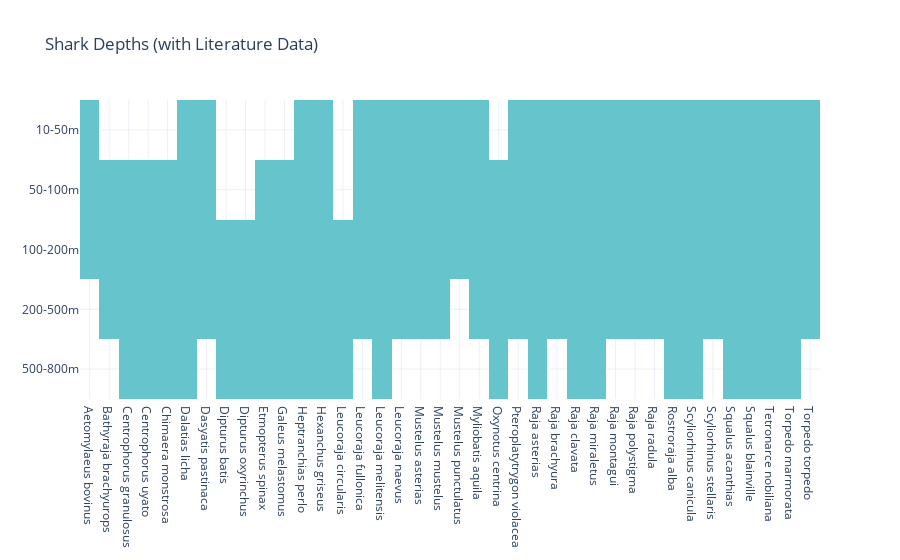

The code cell stored with this chart in its notebook:
### Code cell
## Data preparation
# Replacing the discontinuous df with the continuous df
depth_df.sort_values('Species', inplace=True, ignore_index=True)
continuous_depth = pd.Series([[max(x) for x in zip(depth_df['Boolean Zones (reversed)'][i], depth_df['Fishbase Zones (reversed)'][i])] for i in range(len(depth_df['Fishbase Zones (reversed)']))])
depth_df['Fishbase Zones (reversed)'] = continuous_depth
depths = ['500-800m', '200-500m', '100-200m', '50-100m', '10-50m',]
depth_df = pd.DataFrame(depth_df.set_index('Species')['Fishbase Zones (reversed)'].tolist(), columns=depths, index=depth_df['Species'])

plot_binary_heatmap(depth_df, xticks=depth_df.index, yticks=depth_df.columns, title='Shark Depths (with Literature Data)')

### Figure 1 — Plotly figure (JSON) as saved in the notebook; plotly's stock layout.template omitted (floating-point values rounded to 4 significant figures; data arrays with more than 128 entries replaced by an {"elided": "..."} marker saying what was removed)
{"data": [{"colorbar": {"ticktext": ["0", "1"], "tickvals": [0.25, 0.75]}, "colorscale": [[0, "rgba(255,255,255,0)"], [0.5, "rgba(255,255,255,0)"], [0.5, "rgb(102, 197, 204)"], [1, "rgb(102, 197, 204)"]], "showscale": false, "transpose": true, "type": "heatmap", "x": ["Aetomylaeus bovinus", "Bathyraja brachyurops", "Centrophorus granulosus", "Centrophorus uyato", "Chimaera monstrosa", "Dalatias licha", "Dasyatis pastinaca", "Dipturus batis", "Dipturus oxyrinchus", "Etmopterus spinax", "Galeus melastomus", "Heptranchias perlo", "Hexanchus griseus", "Leucoraja circularis", "Leucoraja fullonica", "Leucoraja melitensis", "Leucoraja naevus", "Mustelus asterias", "Mustelus mustelus", "Mustelus punctulatus", "Myliobatis aquila", "Oxynotus centrina", "Pteroplatytrygon violacea", "Raja asterias", "Raja brachyura", "Raja clavata", "Raja miraletus", "Raja montagui", "Raja polystigma", "Raja radula", "Rostroraja alba", "Scyliorhinus canicula", "Scyliorhinus stellaris", "Squalus acanthias", "Squalus blainville", "Tetronarce nobiliana", "Torpedo marmorata", "Torpedo torpedo"], "y": ["500-800m", "200-500m", "100-200m", "50-100m", "10-50m"], "z": {"elided": "38x5 int values"}}], "layout": {"title": {"text": "Shark Depths (with Literature Data)"}}}
